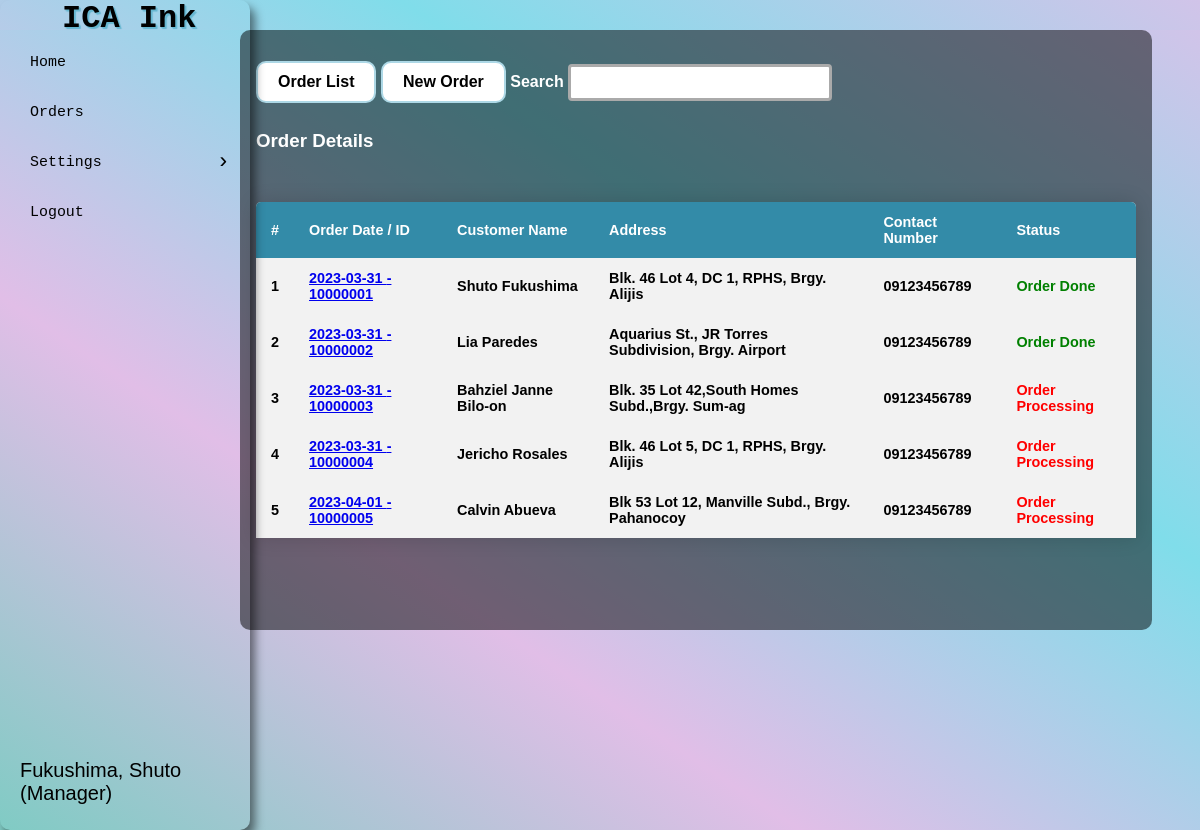
Page /index.php?page=orders (signed in) on the committed database.
### tables this page shows
CREATE TABLE `tbl_users` (
	`user_id` INT(8) UNSIGNED NOT NULL AUTO_INCREMENT,
	`user_lastname` VARCHAR(180) NOT NULL DEFAULT '' COLLATE 'utf8mb4_general_ci',
	`user_firstname` VARCHAR(180) NOT NULL DEFAULT '' COLLATE 'utf8mb4_general_ci',
	`user_email` VARCHAR(180) NOT NULL DEFAULT '' COLLATE 'utf8mb4_general_ci',
	`user_password` VARCHAR(180) NOT NULL DEFAULT '' COLLATE 'utf8mb4_general_ci',
	`user_date_added` DATE NOT NULL,
	`user_time_added` TIME NOT NULL,
	`user_date_updated` DATE NOT NULL,
	`user_time_updated` TIME NOT NULL,
	`user_status` INT(1) NOT NULL DEFAULT '0',
	`user_token` VARCHAR(255) NOT NULL DEFAULT '' COLLATE 'utf8mb4_general_ci',
	`user_access` VARCHAR(255) NOT NULL DEFAULT '' COLLATE 'utf8mb4_general_ci',
	PRIMARY KEY (`user_id`) USING BTREE
)
COLLATE='utf8mb4_general_ci';

CREATE TABLE `tbl_order` (
	`order_id` INT(8) UNSIGNED NOT NULL AUTO_INCREMENT,
	`order_customer` VARCHAR(180) NOT NULL DEFAULT '' COLLATE 'utf8mb4_general_ci',
	`order_address` VARCHAR(180) NOT NULL DEFAULT '' COLLATE 'utf8mb4_general_ci',
	`order_amount` VARCHAR(11) NOT NULL DEFAULT '0' COLLATE 'utf8mb4_general_ci',
	`order_date_added` DATE NOT NULL,
	`order_time_added` TIME NOT NULL,
	`order_saved` VARCHAR(50) NOT NULL DEFAULT '0' COLLATE 'utf8mb4_general_ci',
	PRIMARY KEY (`order_id`) USING BTREE
)
COLLATE='utf8mb4_general_ci';

### classes/class.user.php (called while the page is built, shortened)
<?php
class User{
	private $DB_SERVER='localhost';
	private $DB_USERNAME='root';
	private $DB_PASSWORD='';
	private $DB_DATABASE='icaink_db';
	private $conn;
	public function __construct(){
		$this->conn = new PDO("mysql:host=".$this->DB_SERVER.";dbname=".$this->DB_DATABASE,$this->DB_USERNAME,$this->DB_PASSWORD);
	}
	function get_user_id($email){
		$sql="SELECT user_id FROM tbl_users WHERE user_email = :email";
		$q = $this->conn->prepare($sql);
		$q->execute(['email' => $email]);
		$user_id = $q->fetchColumn();
		return $user_id;
	}
	function get_user_firstname($id){
		$sql="SELECT user_firstname FROM tbl_users WHERE user_id = :id";
		$q = $this->conn->prepare($sql);
		$q->execute(['id' => $id]);
		$user_firstname = $q->fetchColumn();
		return $user_firstname;
	}
	function get_user_lastname($id){
		$sql="SELECT user_lastname FROM tbl_users WHERE user_id = :id";
		$q = $this->conn->prepare($sql);
		$q->execute(['id' => $id]);
		$user_lastname = $q->fetchColumn();
		return $user_lastname;
	}
	function get_user_access($id){
		$sql="SELECT user_access FROM tbl_users WHERE user_id = :id";
		$q = $this->conn->prepare($sql);
		$q->execute(['id' => $id]);
		$user_access = $q->fetchColumn();
		return $user_access;
	}
}

### classes/class.order.php (called while the page is built, shortened)
<?php
class Order{
	private $DB_SERVER='localhost';
	private $DB_USERNAME='root';
	private $DB_PASSWORD='';
	private $DB_DATABASE='icaink_db';
	private $conn;
	public function __construct(){
		$this->conn = new PDO("mysql:host=".$this->DB_SERVER.";dbname=".$this->DB_DATABASE,$this->DB_USERNAME,$this->DB_PASSWORD);
	}
	public function list_order(){
		$sql="SELECT * FROM tbl_order";
		$q = $this->conn->query($sql) or die("failed!");
		while($r = $q->fetch(PDO::FETCH_ASSOC)){
		$data[]=$r;
		}
		if(empty($data)){
		   return false;
		}else{
			return $data;
		}
	}
}

### order-module/main.php (the view, shortened to what this page needs)
<span id="search-result">
<h3>Order Details</h3>
<div id="subcontent">
    <table id="data-list">
      <tr>
        <th>#</th>
        <th>Order Date / ID</th>
        <th>Customer Name</th>
        <th>Address</th>
        <th>Contact Number</th>
        <th>Status</th>
      </tr>
<?php
$count = 1;
if($order->list_order() != false){
foreach($order->list_order() as $value){
   extract($value);
?>
      <tr>
        <td><?php echo $count;?></td>
        <td><a href="index.php?page=orders&action=order&id=<?php echo $order_id;?>"><?php echo $order_date_added.' - '.$order_id;?></a></td>
        <td><?php echo $order_customer;?></td>
          <td><?php echo $order_address;?></td>
          <td><?php echo $order_amount;?></td>
      <td>
    <?php
    if($order_saved == 0){
        echo '<span style="color:red;">Order Processing</span>';
    } else {
        echo '<span style="color:green;">Order Done</span>';
    }
    ?>
</td>
      </tr>
      <tr>
<?php
 $count++;
}
}else{
  echo "No Record Found.";
}
?>
    </table>
</div>

### index.php (shortened to what this page needs)
<?php
include_once 'classes/class.user.php';
include_once 'classes/class.order.php';
$page = (isset($_GET['page']) && $_GET['page'] != '') ? $_GET['page'] : '';
$user = new User();
$order = new Order();
$user_id = $user->get_user_id($_SESSION['user_email']);
?>
<!DOCTYPE html>
<html>
<head>
    <link rel="stylesheet" href="css/style.css?<?php echo time(); ?>">
</head>
<body>
    <div id="navbar">
        <h1>ICA Ink</h1>
        <ul>
            <li><a href="index.php">Home</a></li>
            <li><a href="index.php?page=orders">Orders</a></li>
            <li class="dropdown">
                <a href="#">Settings<span>&rsaquo;</span></a>
            </li>
            <li><a href="#" onclick="logout()">Logout</a></li>
        </ul>
        <span class="loginprof"><?php echo $user->get_user_lastname($user_id) . ', ' . $user->get_user_firstname($user_id) . "<br>" . "(" .$user->get_user_access($user_id) . ")"; ?>&nbsp;&nbsp; &nbsp;&nbsp; &nbsp;&nbsp;</span>
    </div>
    <div id="contents">
        <?php
        switch ($page) {
            case 'orders':
                require_once 'order-module/index.php';
                break;
        }
        ?>
    </div>
</body>
</html>

### css/style.css (style rules this page uses)
* { margin:0; padding:0; }
html, body { height: 100%; background: linear-gradient(to top right, #80cbc4, #e1bee7, #80ddea, #d1c4e9); }
#navbar { width: 250px; position: absolute; top: 0; bottom: 0; background: rgba (0, 0, 0, 0.1); border-radius: 10px; box-shadow: 5px 7px 10px rgba(0,0,0,0.5); }
#navbar h1 { color: black; margin-left: 62px; font-family: "Monaco", monospace; text-shadow: 1px 1px 1px #67B7D1, 2px 2px 1px #67B7D1; }
#navbar ul { position: relative; list-style-type: none; }
#navbar ul li a { display: flex; align-items: center; font-family: monospace; font-size: 1.15em; text-decoration: none; text-transform: capitalize; color: #000; padding: 10px 30px; height: 50px; transition: .5s ease; }
#navbar ul span { position: absolute; right: 20px; font-size: 1.5em; }
#navbar ul .dropdown { position: relative; }
#navbar .loginprof { font-family: "verdana", sans-serif; color: black; font-size: 20px; position: absolute; bottom: 3%; margin-left: 20px; }
#subcontent { margin-top: 50px; }
#data-list { border-collapse: collapse; margin: 25px 0; font-size: 0.9em; width: 100%; border-radius: 5px 5px 0 0; overflow: hidden; box-shadow: 0 0 20px rgba(0, 0, 0, 0.15); }
#data-list td, #data-list th { padding: 12px 15px; }
#data-list tr { background-color: #f2f2f2; font-weight: bold; }
#data-list th { padding-top: 12px; padding-bottom: 12px; text-align: left; background-color: #338BA8; color: white; }
#subcontent h3 { margin-top: 10px; color: white; font-family: sans-serif; }
* { box-sizing: border-box }

### rows in the picture
tbl_users: $user->get_user_lastname($user_id) "Fukushima", $user->get_user_firstname($user_id) "Shuto", $user->get_user_access($user_id) "Manager"
tbl_order: order_date_added "2023-03-31", order_id "10000001", order_customer "Shuto Fukushima", order_address "Blk. 46 Lot 4, DC 1, RPHS, Brgy. Alijis", order_amount "09123456789", order_saved "Order Done"
tbl_order: order_date_added "2023-03-31", order_id "10000002", order_customer "Lia Paredes", order_address "Aquarius St., JR Torres Subdivision, Brgy. Airport", order_amount "09123456789", order_saved "Order Done"
tbl_order: order_date_added "2023-03-31", order_id "10000003", order_customer "Bahziel Janne Bilo-on", order_address "Blk. 35 Lot 42,South Homes Subd.,Brgy. Sum-ag", order_amount "09123456789", order_saved "Order Processing"
tbl_order: order_date_added "2023-03-31", order_id "10000004", order_customer "Jericho Rosales", order_address "Blk. 46 Lot 5, DC 1, RPHS, Brgy. Alijis", order_amount "09123456789", order_saved "Order Processing"
tbl_order: order_date_added "2023-04-01", order_id "10000005", order_customer "Calvin Abueva", order_address "Blk 53 Lot 12, Manville Subd., Brgy. Pahanocoy", order_amount "09123456789", order_saved "Order Processing"
